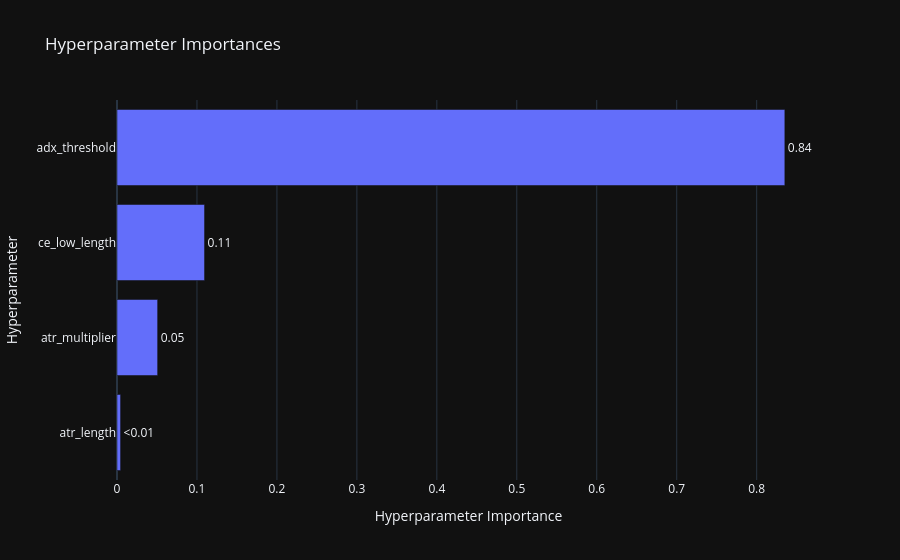
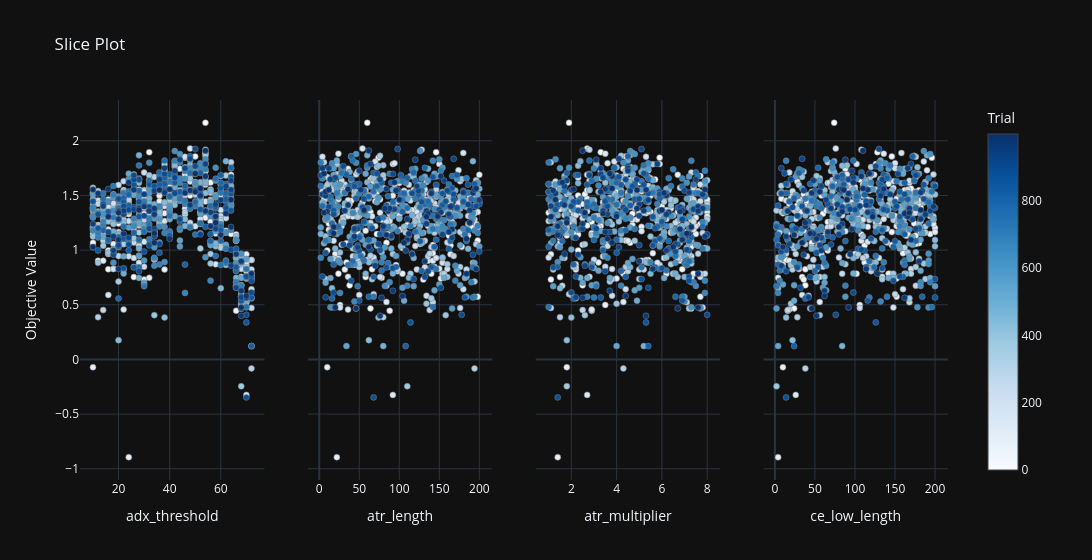

Source (notebook cell) for these figures, in order:
### Markdown cell above
Visualization

### Code cell
fig = optuna.visualization.plot_param_importances(study)
show(fig)

fig2 = optuna.visualization.plot_slice(study, params=best_params.keys())
show(fig2)

### Figure 1 — Plotly figure (JSON) as saved in the notebook; plotly's stock layout.template omitted (floating-point values rounded to 4 significant figures)
{"data": [{"cliponaxis": false, "hovertemplate": ["atr_length (IntDistribution): 0.004465034619775216<extra></extra>", "atr_multiplier (FloatDistribution): 0.050810977631636785<extra></extra>", "ce_low_length (IntDistribution): 0.10948847086795015<extra></extra>", "adx_threshold (IntDistribution): 0.8352355168806378<extra></extra>"], "name": "Objective Value", "orientation": "h", "text": ["<0.01", "0.05", "0.11", "0.84"], "textposition": "outside", "x": [0.004465, 0.05081, 0.1095, 0.8352], "y": ["atr_length", "atr_multiplier", "ce_low_length", "adx_threshold"], "type": "bar"}], "layout": {"title": {"text": "Hyperparameter Importances"}, "xaxis": {"title": {"text": "Hyperparameter Importance"}}, "yaxis": {"title": {"text": "Hyperparameter"}}}}

### Figure 2 — Plotly figure (JSON) as saved in the notebook; plotly's stock layout.template omitted (floating-point values rounded to 4 significant figures; data arrays with more than 128 entries replaced by an {"elided": "..."} marker saying what was removed)
{"data": [{"marker": {"color": {"elided": "888 int values"}, "colorbar": {"title": {"text": "Trial"}, "x": 1.0, "xpad": 40}, "colorscale": [[0.0, "rgb(247,251,255)"], [0.125, "rgb(222,235,247)"], [0.25, "rgb(198,219,239)"], [0.375, "rgb(158,202,225)"], [0.5, "rgb(107,174,214)"], [0.625, "rgb(66,146,198)"], [0.75, "rgb(33,113,181)"], [0.875, "rgb(8,81,156)"], [1.0, "rgb(8,48,107)"]], "line": {"color": "Grey", "width": 0.5}, "showscale": true}, "mode": "markers", "name": "Feasible Trial", "showlegend": false, "x": {"elided": "888 int values"}, "y": {"elided": "888 float values"}, "type": "scatter", "xaxis": "x", "yaxis": "y"}, {"marker": {"color": {"elided": "888 int values"}, "colorbar": {"title": {"text": "Trial"}, "x": 1.0, "xpad": 40}, "colorscale": [[0.0, "rgb(247,251,255)"], [0.125, "rgb(222,235,247)"], [0.25, "rgb(198,219,239)"], [0.375, "rgb(158,202,225)"], [0.5, "rgb(107,174,214)"], [0.625, "rgb(66,146,198)"], [0.75, "rgb(33,113,181)"], [0.875, "rgb(8,81,156)"], [1.0, "rgb(8,48,107)"]], "line": {"color": "Grey", "width": 0.5}, "showscale": false}, "mode": "markers", "name": "Feasible Trial", "showlegend": false, "x": {"elided": "888 int values"}, "y": {"elided": "888 float values"}, "type": "scatter", "xaxis": "x2", "yaxis": "y2"}, {"marker": {"color": {"elided": "888 int values"}, "colorbar": {"title": {"text": "Trial"}, "x": 1.0, "xpad": 40}, "colorscale": [[0.0, "rgb(247,251,255)"], [0.125, "rgb(222,235,247)"], [0.25, "rgb(198,219,239)"], [0.375, "rgb(158,202,225)"], [0.5, "rgb(107,174,214)"], [0.625, "rgb(66,146,198)"], [0.75, "rgb(33,113,181)"], [0.875, "rgb(8,81,156)"], [1.0, "rgb(8,48,107)"]], "line": {"color": "Grey", "width": 0.5}, "showscale": false}, "mode": "markers", "name": "Feasible Trial", "showlegend": false, "x": {"elided": "888 float values"}, "y": {"elided": "888 float values"}, "type": "scatter", "xaxis": "x3", "yaxis": "y3"}, {"marker": {"color": {"elided": "888 int values"}, "colorbar": {"title": {"text": "Trial"}, "x": 1.0, "xpad": 40}, "colorscale": [[0.0, "rgb(247,251,255)"], [0.125, "rgb(222,235,247)"], [0.25, "rgb(198,219,239)"], [0.375, "rgb(158,202,225)"], [0.5, "rgb(107,174,214)"], [0.625, "rgb(66,146,198)"], [0.75, "rgb(33,113,181)"], [0.875, "rgb(8,81,156)"], [1.0, "rgb(8,48,107)"]], "line": {"color": "Grey", "width": 0.5}, "showscale": false}, "mode": "markers", "name": "Feasible Trial", "showlegend": false, "x": {"elided": "888 int values"}, "y": {"elided": "888 float values"}, "type": "scatter", "xaxis": "x4", "yaxis": "y4"}], "layout": {"xaxis": {"anchor": "y", "domain": [0.0, 0.2125], "title": {"text": "adx_threshold"}}, "yaxis": {"anchor": "x", "domain": [0.0, 1.0], "title": {"text": "Objective Value"}}, "xaxis2": {"anchor": "y2", "domain": [0.2625, 0.475], "title": {"text": "atr_length"}}, "yaxis2": {"anchor": "x2", "domain": [0.0, 1.0], "matches": "y", "showticklabels": false}, "xaxis3": {"anchor": "y3", "domain": [0.525, 0.7375], "title": {"text": "atr_multiplier"}}, "yaxis3": {"anchor": "x3", "domain": [0.0, 1.0], "matches": "y", "showticklabels": false}, "xaxis4": {"anchor": "y4", "domain": [0.7875, 1.0], "title": {"text": "ce_low_length"}}, "yaxis4": {"anchor": "x4", "domain": [0.0, 1.0], "matches": "y", "showticklabels": false}, "title": {"text": "Slice Plot"}, "width": 1200}}
